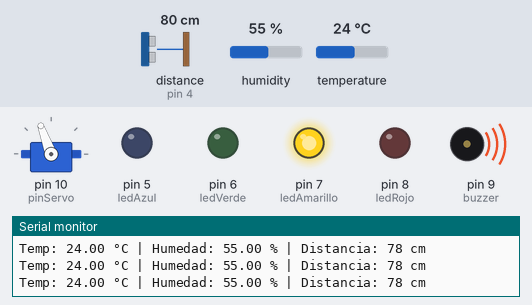
Simulated run of this sketch. Board: Arduino Uno, built with avr-gcc and run on an emulated ATmega328P. On the bench: servo, output pins drawn as LEDs (lit = HIGH), buzzer (waves = sounding), the last lines printed to the serial monitor. Wiring (inferred from the names in the program): ultrasonic range finder: trigger pin 3; echo pin 4. The inputs (shaded band) are chosen by the test bench; at power-on: temperature 24 °C, distance to the obstacle (sensor on pin 4) 80 cm, humidity 55 %. The echo pulse lasts 58.3 µs per cm; pins used as bus, display or sensor lines are not drawn.

Above: at 1.3 s.
1.4 s: temperature set to 22 °C
At 2.7 s:
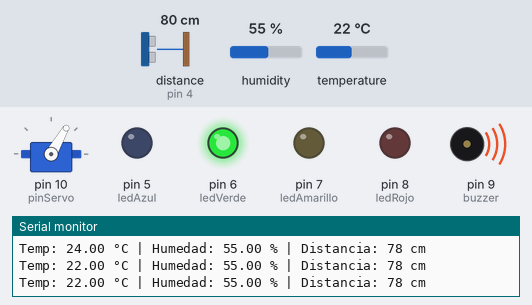
3.6 s: temperature set to 16 °C
5.3 s: temperature set to 13 °C
At 7.0 s:
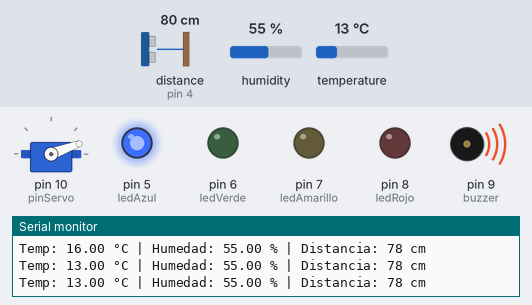
7.7 s: temperature set to 33 °C
At 9.1 s:
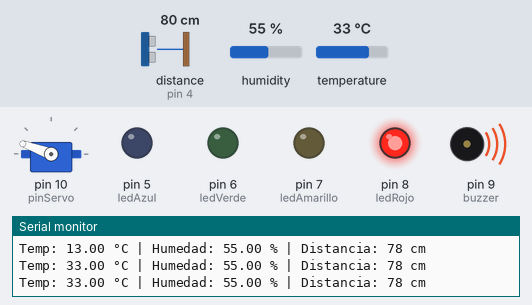
9.7 s: temperature set to 31 °C
11.5 s: temperature set to 28 °C
At 13.4 s:
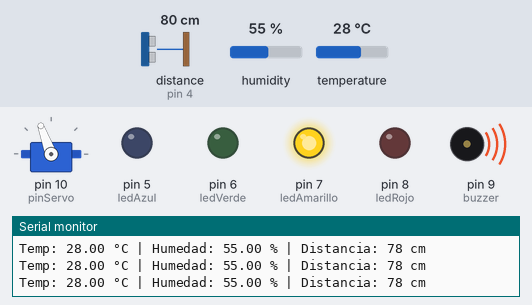
Timing chart, 0 to 14.8 s (numbered marks = the images above; inputs shaded):
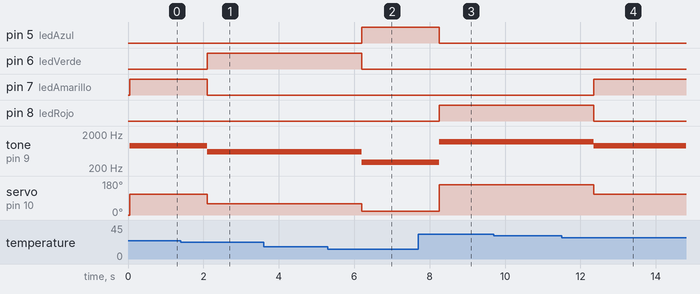

The sketch:

Experiencia_electronica.ino
```cpp
/* ==============================================================
   ESTACIÓN METEOROLÓGICA INTERACTIVA
   - Sensor DHT11: Temperatura y Humedad
   - Sensor ultrasónico HC-SR04: Distancia
   - Indicadores: Servo + LEDs + Buzzer pasivo


   ============================================================== */

#include <DHT.h>
#include <Servo.h>

/// ------------------------------------------------
/// CONFIGURACIÓN DE SENSORES
/// ------------------------------------------------
#define DHTPIN 2              // Pin de datos del DHT11
#define DHTTYPE DHT11         // Tipo de sensor
DHT dht(DHTPIN, DHTTYPE);

#define TRIG 3                // Trigger HC-SR04
#define ECHO 4                // Echo HC-SR04

/// ------------------------------------------------
/// ACTUADORES
/// ------------------------------------------------
Servo servoTemp;              // Servo indicador de temperatura

int ledAzul     = 5;          // Frío
int ledVerde    = 6;          // Normal
int ledAmarillo = 7;          // Cálido
int ledRojo     = 8;          // Caliente

int buzzer   = 9;             // Buzzer pasivo
int pinServo = 10;            // Pin del servo

/// ------------------------------------------------
/// FUNCIÓN: MEDIR DISTANCIA HC-SR04
/// ------------------------------------------------
long medirDistancia() {
  digitalWrite(TRIG, LOW);
  delayMicroseconds(2);

  digitalWrite(TRIG, HIGH);
  delayMicroseconds(10);
  digitalWrite(TRIG, LOW);

  // Timeout de 30 ms para evitar bloqueos
  long duracion = pulseIn(ECHO, HIGH, 30000);

  // Conversión a centímetros
  long distancia = duracion * 0.034 / 2;

  return distancia;
}

/// ------------------------------------------------
/// SETUP
/// ------------------------------------------------
void setup() {
  Serial.begin(9600);
  dht.begin();

  pinMode(TRIG, OUTPUT);
  pinMode(ECHO, INPUT);

  pinMode(ledAzul, OUTPUT);
  pinMode(ledVerde, OUTPUT);
  pinMode(ledAmarillo, OUTPUT);
  pinMode(ledRojo, OUTPUT);

  pinMode(buzzer, OUTPUT);

  servoTemp.attach(pinServo);
  servoTemp.write(0);

  Serial.println("Estación Meteorológica Interactiva (sin promedio móvil)");
}

/// ------------------------------------------------
/// LOOP PRINCIPAL
/// ------------------------------------------------
void loop() {

  /// ---- LECTURA DE SENSORES ----
  float temp = dht.readTemperature();   // Temperatura en °C
  float hum  = dht.readHumidity();      // Humedad %
  long distancia = medirDistancia();    // Distancia en cm

  // Verificación de error del DHT
  if (isnan(temp) || isnan(hum)) {
    Serial.println("Error leyendo DHT11");
    delay(1000);
    return;
  }

  /// ---- MONITOR SERIAL ----
  Serial.print("Temp: ");
  Serial.print(temp);
  Serial.print(" °C | Humedad: ");
  Serial.print(hum);
  Serial.print(" % | Distancia: ");
  Serial.print(distancia);
  Serial.println(" cm");

  /// ---- RESET DE ACTUADORES ----
  digitalWrite(ledAzul, LOW);
  digitalWrite(ledVerde, LOW);
  digitalWrite(ledAmarillo, LOW);
  digitalWrite(ledRojo, LOW);
  noTone(buzzer);

  int anguloServo = 0;

  /// ------------------- FRÍO -------------------
  if (temp < 15) {
    digitalWrite(ledAzul, HIGH);
    tone(buzzer, 300);        // Tono grave
    anguloServo = 20;
  }

  /// ------------------ NORMAL ------------------
  else if (temp < 24) {
    digitalWrite(ledVerde, HIGH);
    tone(buzzer, 600);        // Tono medio
    anguloServo = 60;
  }

  /// ------------------ CÁLIDO ------------------
  else if (temp < 30) {
    digitalWrite(ledAmarillo, HIGH);
    tone(buzzer, 900);        // Tono agudo suave
    anguloServo = 110;
  }

  /// ------------------ CALIENTE ----------------
  else {
    digitalWrite(ledRojo, HIGH);
    tone(buzzer, 1200);       // Alarma
    anguloServo = 160;
  }

  // Mover servo según temperatura
  servoTemp.write(anguloServo);

  delay(500);   // Tiempo de actualización
}
```

Measured:
- the behaviour switches between 24 and 23 °C on temperature (found by bisection; images 0 and 1)
- the behaviour switches between 15 and 14 °C on temperature (found by bisection; images 1 and 2)
- the behaviour switches between 30 and 29 °C on temperature (found by bisection; images 3 and 4)
- after the input at 1.4 s, pin 6 (ledVerde): LOW → HIGH after 0.70 s; pin 7 (ledAmarillo): HIGH → LOW after 0.70 s; tone on pin 9 (buzzer): 900 Hz → 600 Hz after 0.70 s; servo on pin 10 (pinServo): 110° → 60° after 0.70 s
- after the input at 5.3 s, pin 5 (ledAzul): LOW → HIGH after 0.90 s; pin 6 (ledVerde): HIGH → LOW after 0.90 s; tone on pin 9 (buzzer): 600 Hz → 300 Hz after 0.90 s; servo on pin 10 (pinServo): 60° → 20° after 0.90 s
- after the input at 7.7 s, pin 5 (ledAzul): HIGH → LOW after 0.55 s; pin 8 (ledRojo): LOW → HIGH after 0.55 s; tone on pin 9 (buzzer): 300 Hz → 1200 Hz after 0.55 s; servo on pin 10 (pinServo): 20° → 160° after 0.55 s
- after the input at 11.5 s, pin 7 (ledAmarillo): LOW → HIGH after 0.85 s; pin 8 (ledRojo): HIGH → LOW after 0.85 s; tone on pin 9 (buzzer): 1200 Hz → 900 Hz after 0.85 s; servo on pin 10 (pinServo): 160° → 110° after 0.85 s
